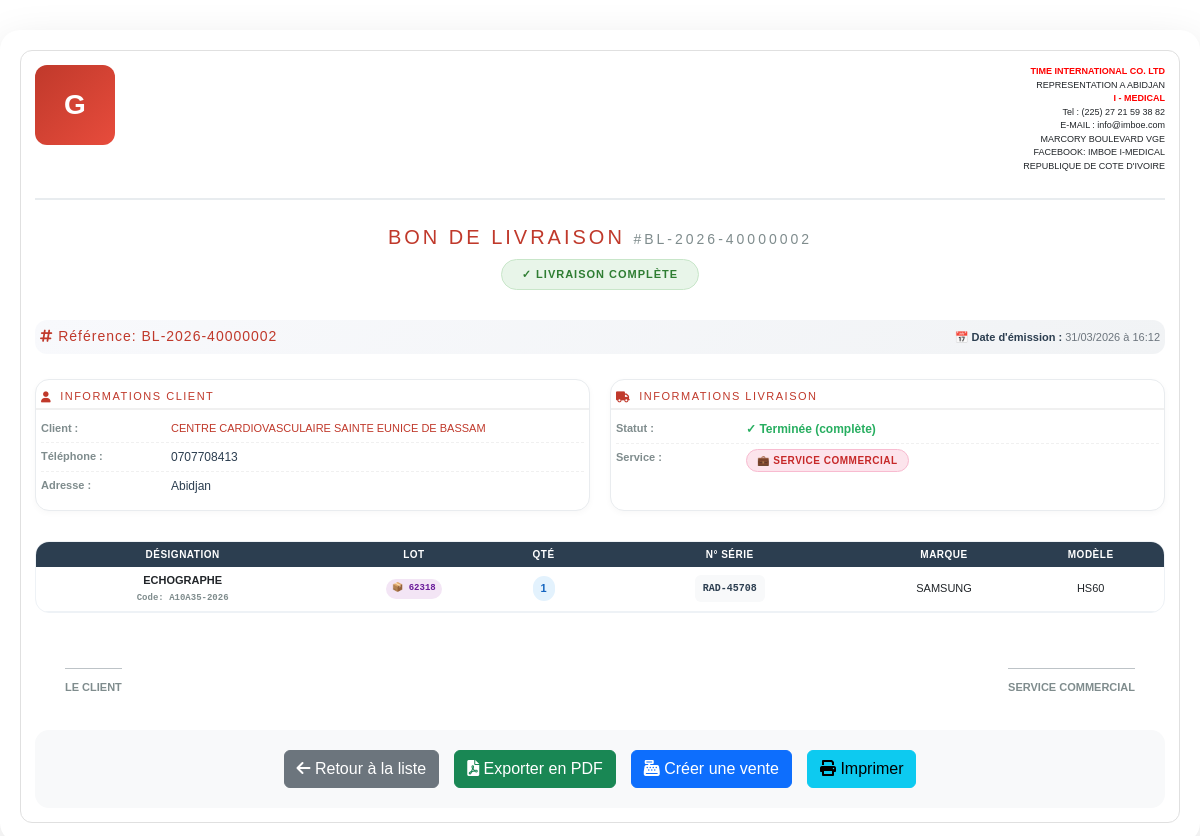
/bon-livraison/2 (signed in), run on the app's committed database.
### models.py (models this page shows, shortened)
class BonLivraison(db.Model):
    __tablename__ = "bon_livraison"
    id = db.Column(db.Integer, primary_key=True)
    numero = db.Column(db.String(30), unique=True, nullable=False)
    date_creation = db.Column(db.DateTime, default=datetime.utcnow)
    service_concerne = db.Column(db.String(50), default='commercial')
    nota_bene = db.Column(db.Text)
    status = db.Column(
        Enum(
            "brouillon",
            "confirmee",
            "partielle",
            "livree",
            name="status_livraison"
        ),
        default="brouillon",
        nullable=False
    )
    client_id = db.Column(
        db.Integer,
        db.ForeignKey("client.id"),
        nullable=False
    )
    client = db.relationship(
        "Client",
        back_populates="bons_livraison"
    )
    commande_id = db.Column(
        db.Integer,
        db.ForeignKey("bon_commande.id")
    )
    commande = db.relationship(
        "BonCommande",
        back_populates="livraisons"
    )
    parent_id = db.Column(
        db.Integer,
        db.ForeignKey("bon_livraison.id")
    )
    lignes = db.relationship(
        "LigneBonLivraison",
        back_populates="bon",
        cascade="all, delete-orphan"
    )

class Client(db.Model):
    __tablename__ = "client"
    id = db.Column(db.Integer, primary_key=True)
    nom_client = db.Column(db.String(100), nullable=False)
    telephone = db.Column(db.String(30))
    adresse = db.Column(db.String(255), nullable=False)
    attn = db.Column(db.String(255))
    certificats = db.relationship('CertificatInstallation',
                                 backref='client_rel',
                                 lazy=True)
    bons_commande = db.relationship(
        "BonCommande",
        back_populates="client",
        cascade="all, delete-orphan"
    )
    bons_livraison = db.relationship(
        "BonLivraison",
        back_populates="client"
    )

class LigneBonLivraison(db.Model):
    __tablename__ = "ligne_bon_livraison"
    id = db.Column(db.Integer, primary_key=True)
    bon_id = db.Column(
        db.Integer,
        db.ForeignKey("bon_livraison.id"),
        nullable=False
    )
    ligne_commande_id = db.Column(
        db.Integer,
        db.ForeignKey("ligne_bon_commande.id"),
        nullable=False
    )
    produit_id = db.Column(
        db.Integer,
        db.ForeignKey("produit.id"),
        nullable=False
    )
    quantite = db.Column(db.Integer, nullable=False)
    numero_serie = db.Column(db.String(120))
    stock_id = db.Column(
        db.Integer,
        db.ForeignKey("stock.id", name='fk_ligne_bon_livraison_stock'),
        nullable=True  # Peut être null si pas de gestion de lot
    )
    bon = db.relationship(
        "BonLivraison",
        back_populates="lignes"
    )
    produit = db.relationship(
        "Produit",
        back_populates="lignes_bon_livraison"
    )
    ligne_commande = db.relationship(
        "LigneBonCommande",
        back_populates="livraisons"
    )
    stock = db.relationship(
        "Stock",
        backref="lignes_bon_livraison"
    )

class Produit(db.Model):
    __tablename__ = "produit"
    id = db.Column(db.Integer, primary_key=True)
    nom_produit = db.Column(db.String(128), nullable=False, index=True)
    model = db.Column(db.String(128), index=True)
    marque = db.Column(db.String(128), index=True)
    code_produit = db.Column(db.String(256), unique=True, nullable=False)
    description = db.Column(db.Text)
    origine = db.Column(db.String(256))
    image = db.Column(db.String(255))
    stocks = db.relationship("Stock", backref="produit", lazy=True)
    lignes_certificat = db.relationship('LigneCertificat', backref='produit_rel', lazy=True)
    lignes_bon_commande = db.relationship(
        "LigneBonCommande",
        back_populates="produit"
    )
    lignes_bon_livraison = db.relationship(
        "LigneBonLivraison",
        back_populates="produit"
    )
    lignes_achat = db.relationship(
        "LigneAchat",
        back_populates="produit",
        cascade="all, delete-orphan"
    )

class Stock(db.Model):
    id = db.Column(db.Integer, primary_key=True)
    produit_id = db.Column(
        db.Integer,
        db.ForeignKey("produit.id"),
        nullable=False
    )
    lignes_achat = db.relationship("LigneAchat", back_populates="stock")
    numero_lot = db.Column(db.String(100))
    quantite = db.Column(db.Integer, nullable=False, default=0)
    seuil_alerte = db.Column(db.Integer, default=5)
    date_creation = db.Column(db.DateTime(), default = datetime.utcnow, index = True)
    type_conditionnement = db.Column(
    db.Enum(
        TypeConditionnement,
        values_callable=lambda x: [e.value for e in x],
        name="typeconditionnement"
    ),
    nullable=False  # a remplacer par False apres render ok
    )
    magasin_id = db.Column(db.Integer, db.ForeignKey("magasin.id"), nullable=False)
    __table_args__ = (
    db.UniqueConstraint("produit_id", "magasin_id", "type_conditionnement", name="uix_stock_unique"),
)

### routes.py (the view)
@app.route("/bon-livraison/<int:id>")
@login_required
def detail_bon_livraison(id):
    bon = BonLivraison.query.get_or_404(id)
    if bon.commande:
        pourcentage_livre = bon.commande.pourcentage_livre if hasattr(bon.commande, 'pourcentage_livre') else 0
    else:
        pourcentage_livre = 0
    return render_template(
        "bon_livraison_detail.html",
        bon=bon,
        pourcentage_livre=pourcentage_livre
    )

### app.py (called while the page is built)
@app.after_request
def close_db_connection(response):
    try:
        db.session.close()
    except:
        pass
    return response

### models.py (called while the page is built)
    @property
    def quantite_totale(self):
        if not self.lignes:
            return 0
        return sum(ligne.quantite for ligne in self.lignes)

    @property
    def quantite_totale_livree(self):
        if not self.lignes:
            return 0
        return sum(ligne.quantite_livree for ligne in self.lignes)

    @property
    def pourcentage_livre(self):
        if self.quantite_totale == 0:
            return 0
        return (self.quantite_totale_livree / self.quantite_totale) * 100

    @property
    def quantite_livree(self):
        return sum(l.quantite for l in self.livraisons)

### routes.py (called while the page is built)
@app.after_request
def disable_cache(response):
    response.headers["Cache-Control"] = "no-store, no-cache, must-revalidate, private"
    response.headers["Pragma"] = "no-cache"
    response.headers["Expires"] = "0"
    return response

@login_manager.user_loader
def load_user(user_id):
    return User.query.get(int(user_id))

@app.context_processor
def utility_processor():
    def is_active(prefix):
        """Vérifie si l'endpoint actuel correspond au préfixe donné"""
        return request.endpoint and prefix in request.endpoint
    def has_role(*roles):
        """Vérifie si l'utilisateur connecté a l'un des rôles spécifiés"""
        if not current_user.is_authenticated:
            return False
        return current_user.role in roles
    def current_route():
        """Retourne le nom de la route actuelle"""
        return request.endpoint
    return dict(
        is_active=is_active,
        has_role=has_role,
        current_route=current_route
    )

### templates/bon_livraison_detail.html (shortened to what this page needs)
{% extends "base_print.html" %}
{% block content %}
<div class="bon-wrapper">
    <div class="first-header">
        <div class="img-style">
            {% if compagnie and compagnie.logo %}
                <img src="{{ compagnie.logo }}" alt="Logo" height="90">
            {% else %}
                <div style="width:80px; height:80px; background:linear-gradient(135deg, #c0392b, #e74c3c); border-radius:12px; display:flex; align-items:center; justify-content:center; color:white; font-size:28px; font-weight:bold;">G</div>
            {% endif %}
        </div>
        <div class="company-info">
            <strong style="color: red;">TIME INTERNATIONAL CO. LTD</strong><br>
            REPRESENTATION A ABIDJAN <br>
            <strong style="color: red;">I - MEDICAL</strong><br>
            Tel : (225) 27 21 59 38 82 <br>
            E-MAIL : info@imboe.com <br>
            MARCORY BOULEVARD VGE <br>
            FACEBOOK: IMBOE I-MEDICAL <br>
            REPUBLIQUE DE COTE D'IVOIRE
        </div>
    </div>
    <div class="bon-title">
        <h1>BON DE LIVRAISON <small>#{{ bon.numero }}</small></h1>
        <div>
            {% if bon.status == 'partielle' %}
                <span class="status-badge status-partial">⚠️ Livraison Partielle</span>
            {% else %}
                <span class="status-badge status-complete">✓ Livraison Complète</span>
            {% endif %}
        </div>
    </div>
    <div class="doc-header">
        <div class="doc-number">
            <i class="fas fa-hashtag"></i> Référence: {{ bon.numero }}
        </div>
        <div class="doc-meta">
            <p><strong>📅 Date d'émission :</strong> {{ bon.date_creation.strftime('%d/%m/%Y à %H:%M') }}</p>
        </div>
    </div>
    <div class="info-grid">
        <div class="info-card">
            <div class="info-card-header">
                <h4><i class="fas fa-user"></i> INFORMATIONS CLIENT</h4>
            </div>
            <div class="info-card-body">
                <div class="info-row">
                    <div class="info-label">Client :</div>
                    <div class="info-value client-name">{{ bon.client.nom_client }}</div>
                </div>
                {% if bon.client.telephone and bon.client.telephone|trim %}
                <div class="info-row">
                    <div class="info-label">Téléphone :</div>
                    <div class="info-value">{{ bon.client.telephone }}</div>
                </div>
                {% endif %}
                {% if bon.client.adresse and bon.client.adresse|trim %}
                <div class="info-row">
                    <div class="info-label">Adresse :</div>
                    <div class="info-value">{{ bon.client.adresse }}</div>
                </div>
                {% endif %}
            </div>
        </div>
        <div class="info-card">
            <div class="info-card-header">
                <h4><i class="fas fa-truck"></i> INFORMATIONS LIVRAISON</h4>
            </div>
            <div class="info-card-body">
                <div class="info-row">
                    <div class="info-label">Statut :</div>
                    <div class="info-value">
                        {% if bon.status == 'partielle' %}
                            <span style="color:#e67e22; font-weight:700;">⚡ En cours (partielle)</span>
                        {% elif bon.status == 'livree' %}
                            <span style="color:#27ae60; font-weight:700;">✓ Terminée (complète)</span>
                        {% else %}
                            <span style="color:#7f8c8d;">{{ bon.status }}</span>
                        {% endif %}
                    </div>
                </div>
                <div class="info-row">
                    <div class="info-label">Service :</div>
                    <div class="info-value">
                        {% if bon.service_concerne == 'technique' %}
                            <span class="badge-service badge-service-technique">🔧 Service Technique</span>
                        {% else %}
                            <span class="badge-service badge-service-commercial">💼 Service Commercial</span>
                        {% endif %}
                    </div>
                </div>
            </div>
        </div>
    </div>
    <div class="table-container">
        <table class="bon-table">
            <thead>
                <tr>
                    <th style="width: 26%">DÉSIGNATION</th>
                    <th style="width: 15%">LOT</th>
                    <th style="width: 8%">QTÉ</th>
                    <th style="width: 25%">N° SÉRIE</th>
                    <th style="width: 13%">MARQUE</th>
                    <th style="width: 13%">MODÈLE</th>
                </tr>
            </thead>
            <tbody>
                {% for ligne in bon.lignes %}
                <tr>
                    <td class="product-name">
                        <strong>{{ ligne.produit.nom_produit }}</strong>
                        {% if ligne.produit.code_produit %}
                        <div class="product-code" title="{{ ligne.produit.code_produit }}">Code: {{ ligne.produit.code_produit }}</div>
                        {% endif %}
                    </td>
                    <td class="text-center">
                        {% if ligne.stock and ligne.stock.numero_lot and ligne.stock.numero_lot|trim %}
                            <span class="badge-lot" title="{{ ligne.stock.numero_lot }}">📦 {{ ligne.stock.numero_lot }}</span>
                        {% else %}
                            <span class="text-muted">—</span>
                        {% endif %}
                    </td>
                    <td class="text-center">
                        <span class="badge-quantity">{{ ligne.quantite }}</span>
                    </td>
                    <td class="text-center">
                        {% if ligne.numero_serie and ligne.numero_serie|trim %}
                            <span class="badge-serie" title="{{ ligne.numero_serie }}">{{ ligne.numero_serie }}</span>
                        {% else %}
                            <span class="text-muted">—</span>
                        {% endif %}
                    </td>
                    <td class="text-center marque-model">
                        {% if ligne.produit.marque and ligne.produit.marque|trim %}
                            <span title="{{ ligne.produit.marque }}">{{ ligne.produit.marque }}</span>
                        {% else %}
                            <span class="text-muted">—</span>
                        {% endif %}
                    </td>
                    <td class="text-center marque-model">
                        {% if ligne.produit.model and ligne.produit.model|trim %}
                            <span title="{{ ligne.produit.model }}">{{ ligne.produit.model }}</span>
                        {% else %}
                            <span class="text-muted">—</span>
                        {% endif %}
                    </td>
                </tr>
                {% endfor %}
            </tbody>
        </table>
    </div>
    <div class="signatures">
        <div class="signature-block">
            <div class="signature-line">LE CLIENT</div>
        </div>
        <div class="signature-block">
            <div class="signature-line">
                {% if bon.service_concerne == 'technique' %}
                    SERVICE TECHNIQUE
                {% else %}
                    SERVICE COMMERCIAL
                {% endif %}
            </div>
        </div>
    </div>
    {% if not pdf_mode %}
    <div class="action-buttons">
        <a href="{{ url_for('liste_bons_livraison') }}" class="btn btn-secondary">
            <i class="fas fa-arrow-left"></i> Retour à la liste
        </a>
        <a href="{{ url_for('bon_livraison_pdf', id=bon.id) }}" target="_blank" class="btn btn-success">
            <i class="fas fa-file-pdf"></i> Exporter en PDF
        </a>
        {% if bon.status == 'livree' %}
        <a href="{{ url_for('creer_vente_depuis_bon', bon_id=bon.id) }}" class="btn btn-primary">
            <i class="fas fa-cash-register"></i> Créer une vente
        </a>
        {% endif %}
        <button onclick="window.print()" class="btn btn-info">
            <i class="fas fa-print"></i> Imprimer
        </button>
    </div>
    {% endif %}
</div>
<link rel="stylesheet" href="https://cdnjs.cloudflare.com/ajax/libs/font-awesome/6.0.0/css/all.min.css">
{% endblock %}

### static/style/styles.css (style rules this page uses)
html { height: 100%; }
body { margin: 0; font-family: Arial, sans-serif; }

### data on the page
BonLivraison: numero "BL-2026-40000002", date_creation "31/03/2026 à 16:12"
Client: client.nom_client "CENTRE CARDIOVASCULAIRE SAINTE EUNICE DE BASSAM", client.telephone "0707708413", client.adresse "Abidjan"
LigneBonLivraison: produit.nom_produit "ECHOGRAPHE", produit.code_produit "A10A35-2026", stock.numero_lot "62318", quantite "1", numero_serie "RAD-45708", produit.marque "SAMSUNG", produit.model "HS60"
